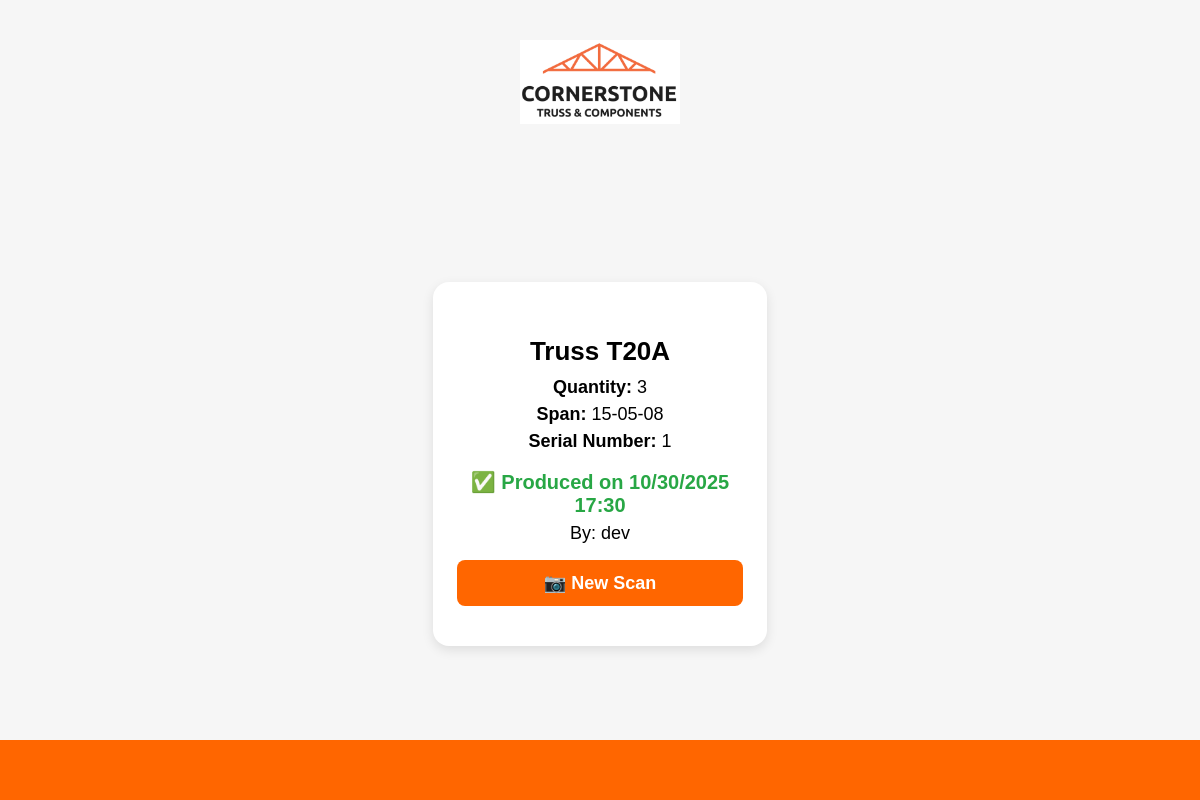
/truss/1/ (signed in), run on an earlier commit of the app's database.
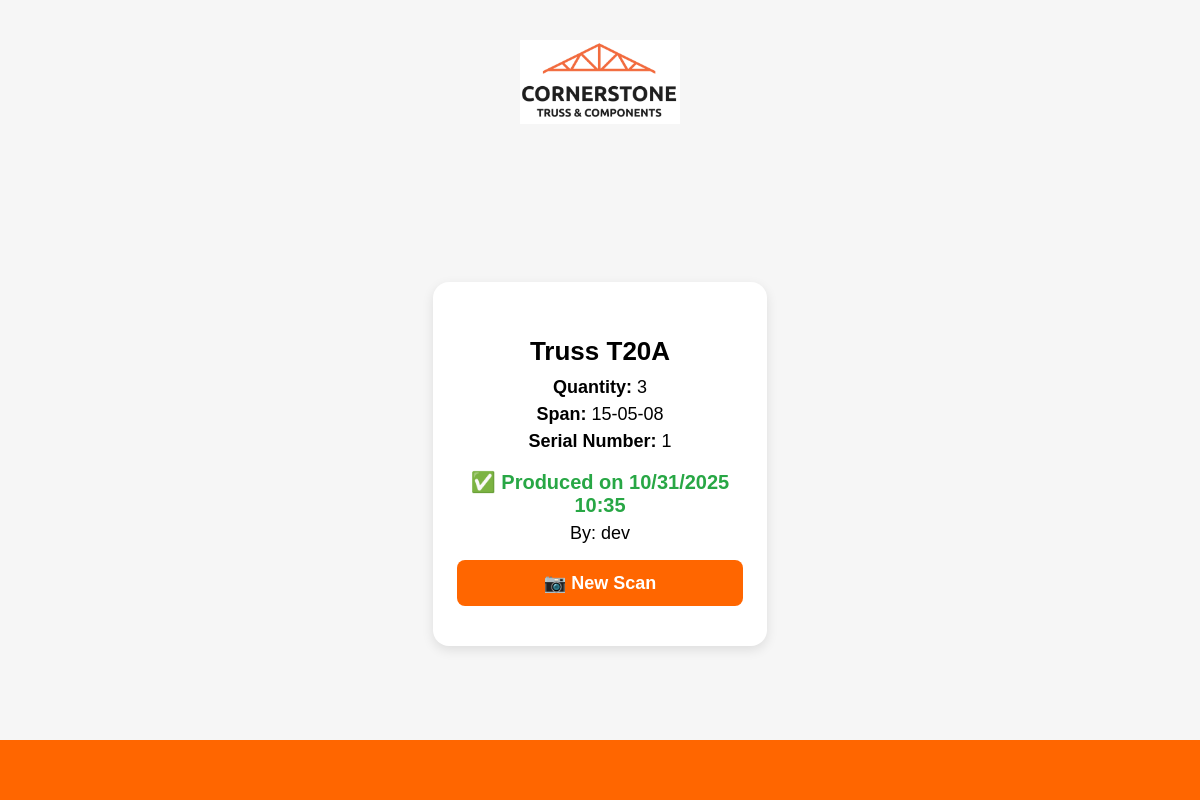
And on a later commit of the database.
### accounts/models.py (models this page shows, shortened)
class Truss(models.Model):
    truss_id = models.CharField(max_length=50)
    serial_number = models.PositiveIntegerField(default=1)
    quantidade = models.PositiveIntegerField(default=1)
    span = models.CharField(max_length=20)
    produzida = models.BooleanField(default=False)
    data_producao = models.DateTimeField(null=True, blank=True)
    produzido_por = models.ForeignKey(User, null=True, blank=True, on_delete=models.SET_NULL)
    class Meta:
        unique_together = ('truss_id', 'serial_number')  # Evita duplicatas

### accounts/views.py (the view)
# urls.py: path("truss/<int:pk>/", views.truss_detail_view, name="truss_detail"),
@login_required
def truss_detail_view(request, pk: int):
    truss = get_object_or_404(Truss, pk=pk)
    return render(request, "accounts/truss_detail.html", {"truss": truss})

### accounts/templates/accounts/truss_detail.html (shortened to what this page needs)
<!DOCTYPE html>
{% load static %}
<html lang="en">
<head>
</head>
<body>
  <header>
    <img src="{% static 'accounts/cornerstone_logo.png' %}" alt="Cornerstone Logo">
  </header>
  <div class="content">
    <div class="card">
      <h2>Truss {{ truss.truss_id }}</h2>
      <p><strong>Quantity:</strong> {{ truss.quantidade }}</p>
      <p><strong>Span:</strong> {{ truss.span }}</p>
      <p><strong>Serial Number:</strong> {{ truss.serial_number }}</p>
      {% if truss.produzida %}
        <p class="produzida">
        {% load tz %}
        {% timezone "America/New_York" %}
          ✅ Produced on {{ truss.data_producao|date:"m/d/Y H:i" }}
        {% endtimezone %}
        </p>
        {% if truss.produzido_por %}
          <p>By: {{ truss.produzido_por.username }}</p>
        {% endif %}
      {% else %}
        <form method="post">
          {% csrf_token %}
          <button type="submit" class="btn btn-success">✅ Mark as Produced</button>
        </form>
      {% endif %}
      <a href="{% url 'scan_truss' %}" class="btn btn-secondary">📷 New Scan</a>
    </div>
  </div>
  <footer></footer>
</body>
</html>

What changed in the data, as far as the page shows it:
changed Truss "dev": data_producao "10/30/2025 17:30" → "10/31/2025 10:35"
